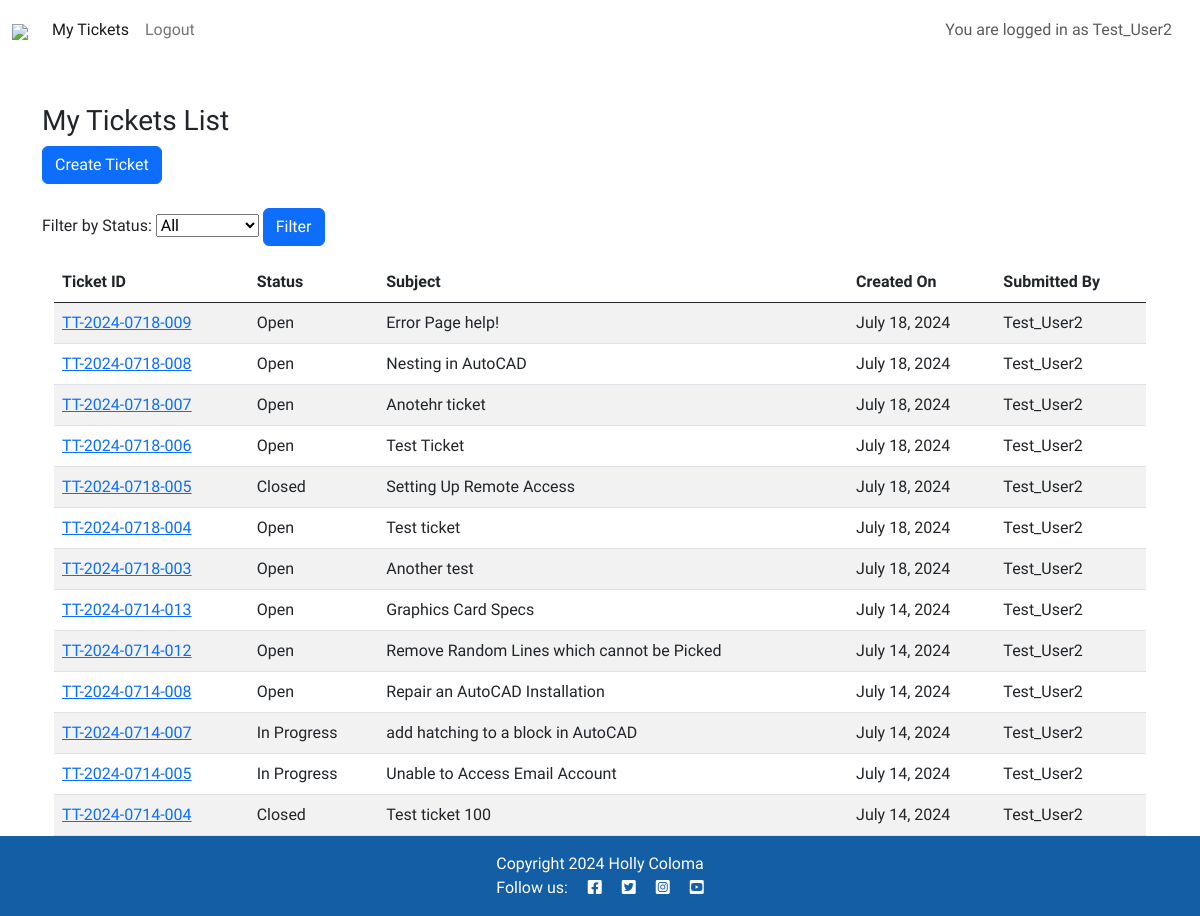
The page / (signed in) on the database as committed earlier.
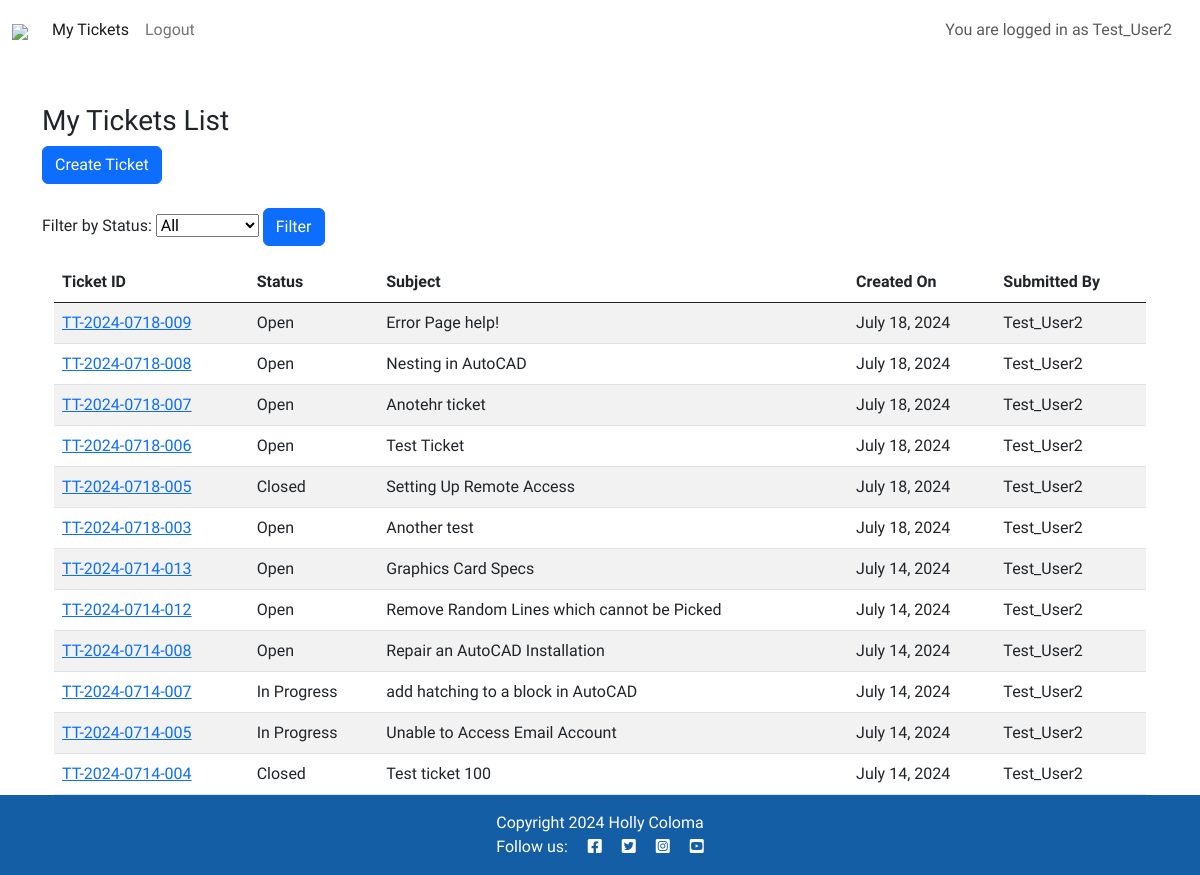
The same page on the database as committed later.
### support/models.py (models this page shows, shortened)
class Ticket(models.Model):
    STATUS_OPTIONS = (
        ('Open', 'Open'),
        ('In Progress', 'In Progress'),
        ('Closed', 'Closed'),
    )
    ticket_id = models.CharField(max_length=20, unique=True)
    user = models.ForeignKey(User, on_delete=models.CASCADE)
    subject = models.CharField(max_length=255)
    description = models.TextField()
    status = models.CharField(max_length=20, choices=STATUS_OPTIONS, default='Open')
    created_on = models.DateTimeField(auto_now_add=True)
    updated_on = models.DateTimeField(auto_now=True)

### support/views.py (the view)
# urls.py: path('', views.home_page, name='home'),
def home_page(request):
    form = StatusFilterForm(request.GET)
    tickets = Ticket.objects.all().order_by('-created_on')
    if request.user.is_authenticated:
        if request.user.is_staff:
            tickets = tickets.order_by('-created_on')
        else:
            tickets = tickets.filter(user=request.user).order_by('-created_on')
        if form.is_valid():
            status = form.cleaned_data.get('status')
            if status:
                tickets = tickets.filter(status=status)
        return render(request, 'support/ticket_list.html', {
            'object_list': tickets,
            'filter_form': form
        })
    return render(request, 'support/index.html')

### support/forms.py
class StatusFilterForm(forms.Form):
    STATUS_OPTIONS = (
        ('', 'All'),
        ('Open', 'Open'),
        ('In Progress', 'In Progress'),
        ('Closed', 'Closed'),
    )
    status = forms.ChoiceField(choices=STATUS_OPTIONS, required=False, label='Filter by Status')

### support/templates/support/ticket_list.html
{% extends "base.html" %}
{% block content %}
<div class="container mt-4">
    {% if user.is_staff %}<h3>All Tickets List</h3>{% else %}<h3>My Tickets List</h3>{% endif %}
    <div class="mb-4">
        <a href="{% url 'ticket_create' %}" class="btn btn-primary">Create Ticket</a>
    </div>
    <form method="get" action="" class="mt-3 mb-3">
        <div class="form-group">
            {{ filter_form.status.label_tag }}
            {{ filter_form.status }}
            <button type="submit" class="btn btn-primary">Filter</button>
        </div>
    </form>
    <div class="container-fluid">
        <div class="table-responsive table-scroll" data-mdb-perfect-scrollbar="true" style="position: relative; height: auto">
            <table class="table table-striped mb-0">
                <thead>
                    <tr>
                    <th scope="col">Ticket ID</th>
                    <th scope="col">Status</th>
                    <th scope="col">Subject</th>
                    <th scope="col">Created On</th>
                    <th scope="col">Submitted By</th>
                    </tr>
                </thead>
                <tbody>
                    {% for ticket in object_list %}
                    <tr>
                        <td><a href="{% url 'ticket_detail' ticket.pk %}">{{ ticket.ticket_id }} </a></td>
                        <td>{{ ticket.status }}</td>
                        <td>{{ ticket.subject }}</td>
                        <td>{{ ticket.created_on|date:"F j, Y" }}</td>
                        <td>{{ ticket.user }}</td>
                    </tr>
                    {% endfor %}
                </tbody>
            </table>
        </div>
    </div>
</div>
{% endblock %}

Rows that differ between the two databases and show on the page:
removed Ticket: ticket_id "TT-2024-0718-004", status "Open", subject "Test ticket", created_on "July 18, 2024", user "Test_User2"
